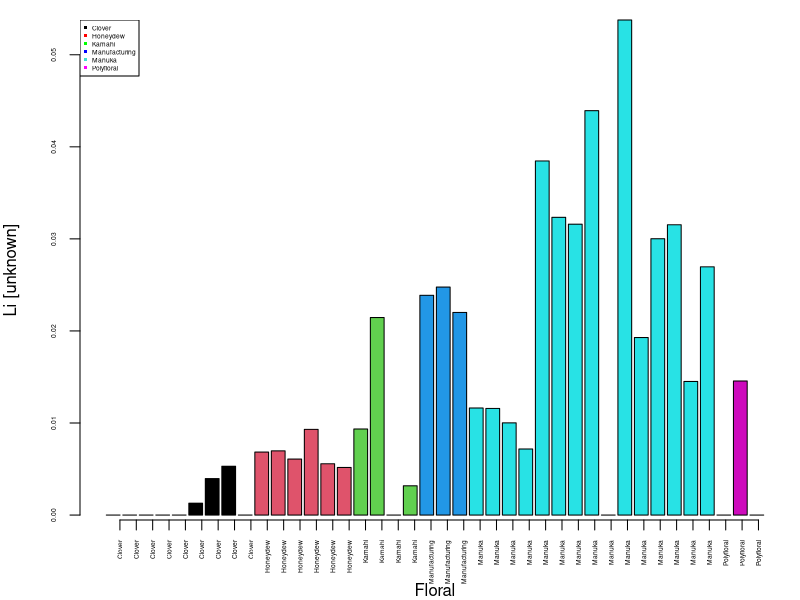
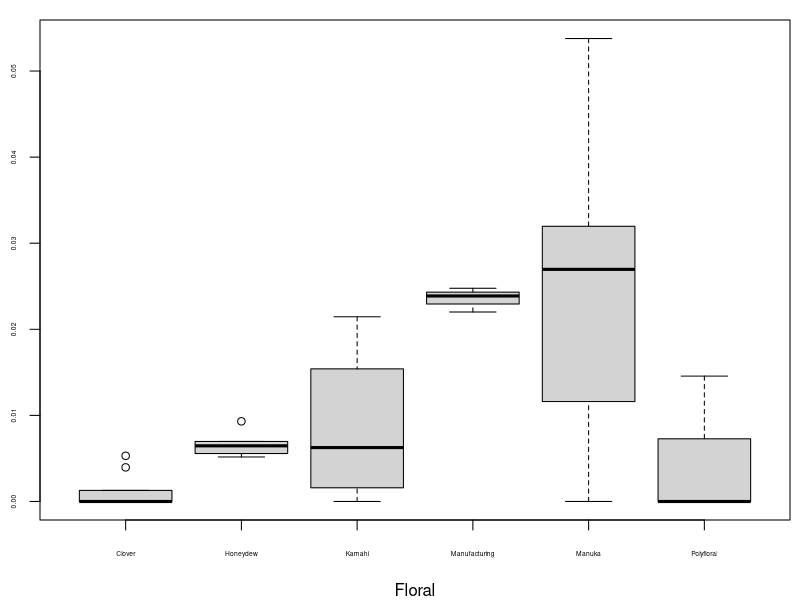
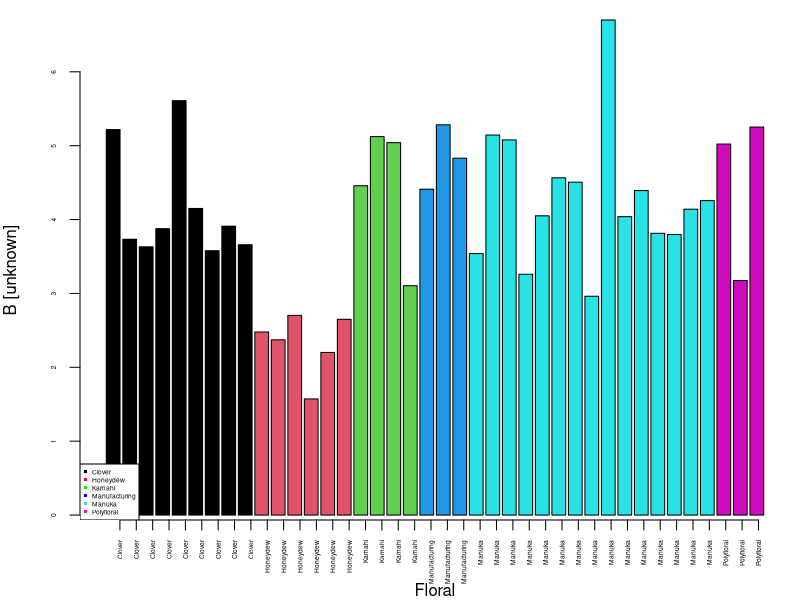
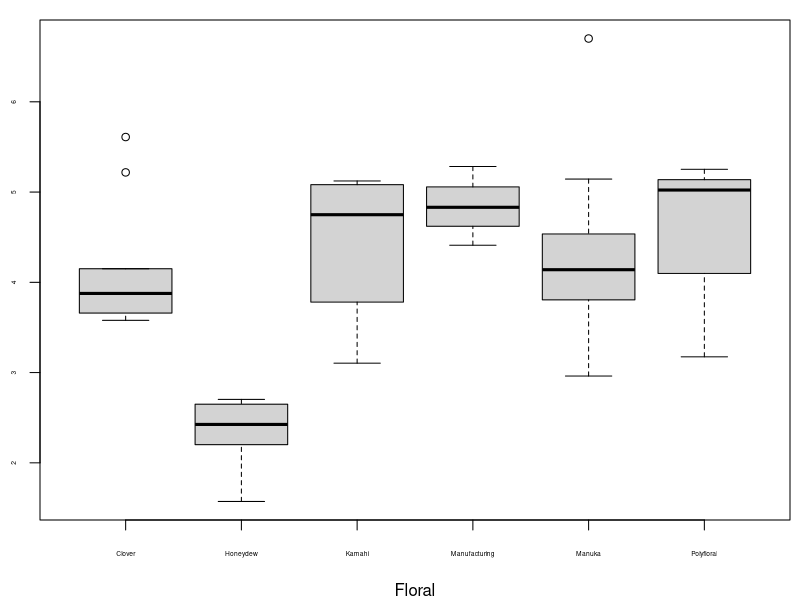
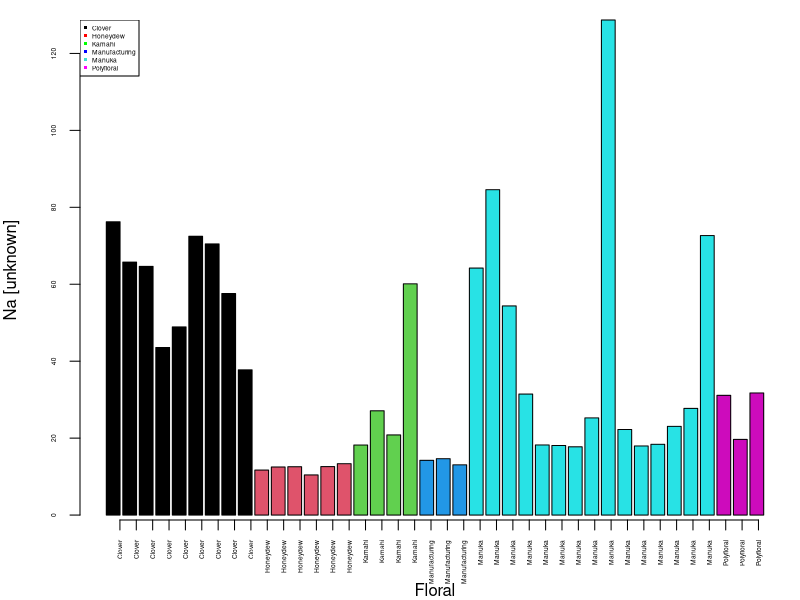
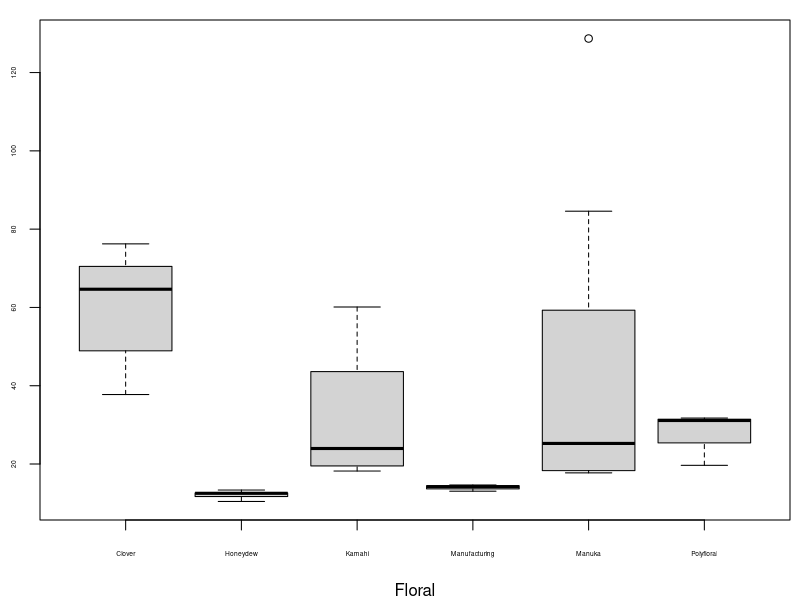
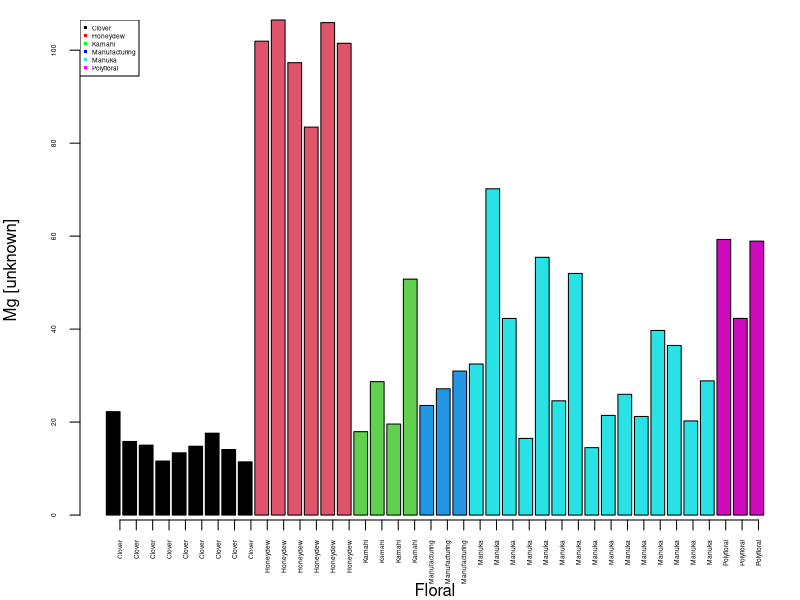
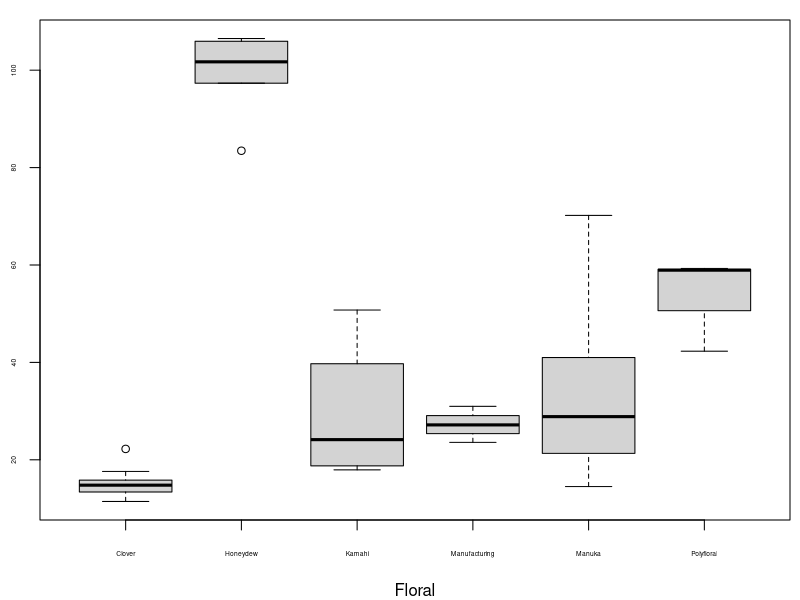

The R source for these figures, in order: (Note: this script raises an error after producing the figures.)
#########################
# Author: Demus Matheus Huang
# Course: IEA514 - Applied Environmental Forensics
# Assignment: Data Analysis Report
# Date created: 2023-06-19
#########################


#### Preparation ####

# Open Excel, modify table columns and structure

# Import the data
df0 <- read.csv('data/honey_1.csv')

# Looking at the data
head(df0)
dim(df0)
summary(df0)
View(df0)

# Sorting the data based on 'Floral' column
df0 <- df0[order(df0$Floral), ] # primary data
View(df0)

# Deletion of unnecessary columns and change of 'Floral' column name
df <- df0[, c(-1, -3:-7)] # floral data
colnames(df)[1] = "Sample"
View(df)

#### Data for HCA ####
dfHCA <- df0[order(df0$Island), ] # primary data
dfHCA$Concatenated <- paste(dfHCA$Floral, dfHCA$Island) # add new column, combine Col 2 and 4
dfHCA <- dfHCA[,c(1, 33, 2:32)]

colnames(dfHCA)[2] ="Sample" # rename new column
dfHCA <- dfHCA[, c(-1, -3:-8)] # delete non-numerical columns other than Column 2
View(dfHCA)

dfHCA$Sample <- as.factor(dfHCA$Sample) # factor column sample HCA


#### Exploratory plots ####

# Names for the x labels
samples <- c(rep('Clover',9), rep('Honeydew', 6), rep('Kamahi', 4), 
             rep('Manufacturing', 3), rep('Manuka', 15), rep('Polyfloral', 3))

# Change the column sample from being a character to a factor

df$Sample <- as.factor(df$Sample)



#### Li ####
# Bar plot
jpeg('figs/barplot_Li.jpeg', res = 300, units = 'cm', height = 8, width = 8)
par(mar = c(4,4,1,0.5))
barplot(df$Li, xaxt = 'n', cex.axis = 0.4, 
     xlab = 'Floral', 
     ylab = 'Li [unknown]',
     col = as.factor(df$Sample),
     width = c(0.84, 0.84, 0.84, 0.84, 0.84, 0.84))
axis(1, at = 1:nrow(df), labels = samples, las = 2, cex.axis = 0.4)
legend('topleft', c('Clover','Honeydew','Kamahi','Manufacturing','Manuka',
                    'Polyfloral'), pch = c(15,15,15,15,15,15),
       col = c('black','red','green','blue','turquoise','magenta'), cex = 0.4)
dev.off()


# Box plot
jpeg('figs/boxplot_Li.jpeg', res = 300, units = 'cm', height = 8, width = 8)
par(mar = c(4,2,1,0.5)) 
plot(df$Sample, df$Li, xlab = 'Floral', ylab = '', cex.axis = 0.4) # no need ylab as it is redundant
dev.off()



#### B ####
# Bar plot
jpeg('figs/barplot_B.jpeg', res = 300, units = 'cm', height = 8, width = 8)
par(mar = c(4,4,1,0.5))
barplot(df$B, xaxt = 'n', cex.axis = 0.4,
        xlab = 'Floral', 
        ylab = 'B [unknown]',
        col = as.factor(df$Sample),
        width = c(0.84, 0.84, 0.84, 0.84, 0.84, 0.84))
axis(1, at = 1:nrow(df), labels = samples, las = 2, cex.axis = 0.4)
legend('bottomleft', c('Clover','Honeydew','Kamahi','Manufacturing','Manuka',
                    'Polyfloral'), pch = c(15,15,15,15,15,15),
       col = c('black','red','green','blue','turquoise','magenta'), cex = 0.4)
dev.off()


# Box plots
jpeg('figs/boxplot_B.jpeg', res = 300, units = 'cm', height = 8, width = 8)
par(mar = c(4,2,1,0.5)) 
plot(df$Sample, df$B, xlab = 'Floral', ylab = '', cex.axis = 0.4) 
dev.off()



#### Na ####
# Bar plot
jpeg('figs/barplot_Na.jpeg', res = 300, units = 'cm', height = 8, width = 8)
par(mar = c(4,4,1,0.5))
barplot(df$Na, xaxt = 'n', cex.axis = 0.4, 
        xlab = 'Floral', 
        ylab = 'Na [unknown]',
        col = as.factor(df$Sample),
        width = c(0.84, 0.84, 0.84, 0.84, 0.84, 0.84))
axis(1, at = 1:nrow(df), labels = samples, las = 2, cex.axis = 0.4)
legend('topleft', c('Clover','Honeydew','Kamahi','Manufacturing','Manuka',
                    'Polyfloral'), pch = c(15,15,15,15,15,15),
       col = c('black','red','green','blue','turquoise','magenta'), cex = 0.4)
dev.off()


# Box plot
jpeg('figs/boxplot_Na.jpeg', res = 300, units = 'cm', height = 8, width = 8)
par(mar = c(4,2,1,0.5))
plot(df$Sample, df$Na, xlab = 'Floral', ylab = '', cex.axis = 0.4) 
dev.off()



#### Mg ####
# Bar plot
jpeg('figs/barplot_Mg.jpeg', res = 300, units = 'cm', height = 8, width = 8)
par(mar = c(4,4,1,0.5))
barplot(df$Mg, xaxt = 'n', cex.axis = 0.4,
        xlab = 'Floral', 
        ylab = 'Mg [unknown]',
        col = as.factor(df$Sample),
        width = c(0.84, 0.84, 0.84, 0.84, 0.84, 0.84))
axis(1, at = 1:nrow(df), labels = samples, las = 2, cex.axis = 0.4)
legend('topleft', c('Clover','Honeydew','Kamahi','Manufacturing','Manuka',
                       'Polyfloral'), pch = c(15,15,15,15,15,15),
       col = c('black','red','green','blue','turquoise','magenta'), cex = 0.4)
dev.off()


# Box plot
jpeg('figs/boxplot_Mg.jpeg', res = 300, units = 'cm', height = 8, width = 8)
par(mar = c(4,2,1,0.5)) 
plot(df$Sample, df$Mg, xlab = 'Floral', ylab = '', cex.axis = 0.4) 
dev.off()



#### Al ####
# Bar plot
jpeg('figs/barplot_Al.jpeg', res = 300, units = 'cm', height = 8, width = 8)
par(mar = c(4,4,1,0.5))
barplot(df$Al, xaxt = 'n', cex.axis = 0.4,
        xlab = 'Floral', 
        ylab = 'Al [unknown]',
        col = as.factor(df$Sample),
        width = c(0.84, 0.84, 0.84, 0.84, 0.84, 0.84))
axis(1, at = 1:nrow(df), labels = samples, las = 2, cex.axis = 0.4)
legend('topleft', c('Clover','Honeydew','Kamahi','Manufacturing','Manuka',
                    'Polyfloral'), pch = c(15,15,15,15,15,15),
       col = c('black','red','green','blue','turquoise','magenta'), cex = 0.4)
dev.off()


# Box plot
jpeg('figs/boxplot_Al.jpeg', res = 300, units = 'cm', height = 8, width = 8)
par(mar = c(4,2,1,0.5)) 
plot(df$Sample, df$Al, xlab = 'Floral', ylab = '', cex.axis = 0.4) 
dev.off()



#### K ####
# Bar plot
jpeg('figs/barplot_K.jpeg', res = 300, units = 'cm', height = 8, width = 8)
par(mar = c(4,4,1,0.5))
barplot(df$K, xaxt = 'n', cex.axis = 0.4,
        xlab = 'Floral', 
        ylab = 'K [unknown]',
        col = as.factor(df$Sample),
        width = c(0.84, 0.84, 0.84, 0.84, 0.84, 0.84))
axis(1, at = 1:nrow(df), labels = samples, las = 2, cex.axis = 0.4)
legend('topleft', c('Clover','Honeydew','Kamahi','Manufacturing','Manuka',
                    'Polyfloral'), pch = c(15,15,15,15,15,15),
       col = c('black','red','green','blue','turquoise','magenta'), cex = 0.4)
dev.off()


# Box plot
jpeg('figs/boxplot_K.jpeg', res = 300, units = 'cm', height = 8, width = 8)
par(mar = c(4,2,1,0.5)) 
plot(df$Sample, df$K, xlab = 'Floral', ylab = '', cex.axis = 0.4) 
dev.off()



#### Ca ####
# Bar plot
jpeg('figs/barplot_Ca.jpeg', res = 300, units = 'cm', height = 8, width = 8)
par(mar = c(4,4,1,0.5))
barplot(df$Ca, xaxt = 'n', cex.axis = 0.4,
        xlab = 'Floral', 
        ylab = 'Ca [unknown]',
        col = as.factor(df$Sample),
        width = c(0.84, 0.84, 0.84, 0.84, 0.84, 0.84))
axis(1, at = 1:nrow(df), labels = samples, las = 2, cex.axis = 0.4)
legend('topleft', c('Clover','Honeydew','Kamahi','Manufacturing','Manuka',
                    'Polyfloral'), pch = c(15,15,15,15,15,15),
       col = c('black','red','green','blue','turquoise','magenta'), cex = 0.4)
dev.off()


# Box plot
jpeg('figs/boxplot_Ca.jpeg', res = 300, units = 'cm', height = 8, width = 8)
par(mar = c(4,2,1,0.5)) 
plot(df$Sample, df$Ca, xlab = 'Floral', ylab = '', cex.axis = 0.4) 
dev.off()



#### V ####
# Bar plot
jpeg('figs/barplot_V.jpeg', res = 300, units = 'cm', height = 8, width = 8)
par(mar = c(4,4,1,0.5))
barplot(df$V, xaxt = 'n', cex.axis = 0.4,
        xlab = 'Floral', 
        ylab = 'V [unknown]',
        col = as.factor(df$Sample),
        width = c(0.84, 0.84, 0.84, 0.84, 0.84, 0.84))
axis(1, at = 1:nrow(df), labels = samples, las = 2, cex.axis = 0.4)
legend('topleft', c('Clover','Honeydew','Kamahi','Manufacturing','Manuka',
                    'Polyfloral'), pch = c(15,15,15,15,15,15),
       col = c('black','red','green','blue','turquoise','magenta'), cex = 0.4)
dev.off()


# Box plot
jpeg('figs/boxplot_V.jpeg', res = 300, units = 'cm', height = 8, width = 8)
par(mar = c(4,2,1,0.5)) 
plot(df$Sample, df$V, xlab = 'Floral', ylab = '', cex.axis = 0.4) 
dev.off()



#### Cr ####
# Bar plot
jpeg('figs/barplot_Cr.jpeg', res = 300, units = 'cm', height = 8, width = 8)
par(mar = c(4,4,1,0.5))
barplot(df$Cr, xaxt = 'n', cex.axis = 0.4,
        xlab = 'Floral', 
        ylab = 'Cr [unknown]',
        col = as.factor(df$Sample),
        width = c(0.84, 0.84, 0.84, 0.84, 0.84, 0.84))
axis(1, at = 1:nrow(df), labels = samples, las = 2, cex.axis = 0.4)
legend('topleft', c('Clover','Honeydew','Kamahi','Manufacturing','Manuka',
                    'Polyfloral'), pch = c(15,15,15,15,15,15),
       col = c('black','red','green','blue','turquoise','magenta'), cex = 0.4)
dev.off()


# Box plot
jpeg('figs/boxplot_Cr.jpeg', res = 300, units = 'cm', height = 8, width = 8)
par(mar = c(4,2,1,0.5)) 
plot(df$Sample, df$Cr, xlab = 'Floral', ylab = '', cex.axis = 0.4) 
dev.off()



#### Mn ####
# Bar plot
jpeg('figs/barplot_Mn.jpeg', res = 300, units = 'cm', height = 8, width = 8)
par(mar = c(4,4,1,0.5))
barplot(df$Mn, xaxt = 'n', cex.axis = 0.4,
        xlab = 'Floral', 
        ylab = 'Mn [unknown]',
        col = as.factor(df$Sample),
        width = c(0.84, 0.84, 0.84, 0.84, 0.84, 0.84))
axis(1, at = 1:nrow(df), labels = samples, las = 2, cex.axis = 0.4)
legend('topleft', c('Clover','Honeydew','Kamahi','Manufacturing','Manuka',
                    'Polyfloral'), pch = c(15,15,15,15,15,15),
       col = c('black','red','green','blue','turquoise','magenta'), cex = 0.4)
dev.off()


# Box plot
jpeg('figs/boxplot_Mn.jpeg', res = 300, units = 'cm', height = 8, width = 8)
par(mar = c(4,2,1,0.5)) 
plot(df$Sample, df$Mn, xlab = 'Floral', ylab = '', cex.axis = 0.4) 
dev.off()



#### Fe ####
# Bar plot
jpeg('figs/barplot_Fe.jpeg', res = 300, units = 'cm', height = 8, width = 8)
par(mar = c(4,4,1,0.5))
barplot(df$Fe, xaxt = 'n', cex.axis = 0.4,
        xlab = 'Floral', 
        ylab = 'Fe [unknown]',
        col = as.factor(df$Sample),
        width = c(0.84, 0.84, 0.84, 0.84, 0.84, 0.84))
axis(1, at = 1:nrow(df), labels = samples, las = 2, cex.axis = 0.4)
legend('topleft', c('Clover','Honeydew','Kamahi','Manufacturing','Manuka',
                    'Polyfloral'), pch = c(15,15,15,15,15,15),
       col = c('black','red','green','blue','turquoise','magenta'), cex = 0.4)
dev.off()


# Box plot
jpeg('figs/boxplot_Fe.jpeg', res = 300, units = 'cm', height = 8, width = 8)
par(mar = c(4,2,1,0.5)) 
plot(df$Sample, df$Fe, xlab = 'Floral', ylab = '', cex.axis = 0.4) 
dev.off()



#### Co ####
# Bar plot
jpeg('figs/barplot_Co.jpeg', res = 300, units = 'cm', height = 8, width = 8)
par(mar = c(4,4,1,0.5))
barplot(df$Co, xaxt = 'n', cex.axis = 0.4,
        xlab = 'Floral', 
        ylab = 'Co [unknown]',
        col = as.factor(df$Sample),
        width = c(0.84, 0.84, 0.84, 0.84, 0.84, 0.84))
axis(1, at = 1:nrow(df), labels = samples, las = 2, cex.axis = 0.4)
legend('topleft', c('Clover','Honeydew','Kamahi','Manufacturing','Manuka',
                    'Polyfloral'), pch = c(15,15,15,15,15,15),
       col = c('black','red','green','blue','turquoise','magenta'), cex = 0.4)
dev.off()


# Box plot
jpeg('figs/boxplot_Co.jpeg', res = 300, units = 'cm', height = 8, width = 8)
par(mar = c(4,2,1,0.5)) 
plot(df$Sample, df$Co, xlab = 'Floral', ylab = '', cex.axis = 0.4) 
dev.off()



#### Ni ####
# Bar plot
jpeg('figs/barplot_Ni.jpeg', res = 300, units = 'cm', height = 8, width = 8)
par(mar = c(4,4,1,0.5))
barplot(df$Ni, xaxt = 'n', cex.axis = 0.4,
        xlab = 'Floral', 
        ylab = 'Ni [unknown]',
        col = as.factor(df$Sample),
        width = c(0.84, 0.84, 0.84, 0.84, 0.84, 0.84))
axis(1, at = 1:nrow(df), labels = samples, las = 2, cex.axis = 0.4)
legend('topleft', c('Clover','Honeydew','Kamahi','Manufacturing','Manuka',
                    'Polyfloral'), pch = c(15,15,15,15,15,15),
       col = c('black','red','green','blue','turquoise','magenta'), cex = 0.4)
dev.off()


# Box plot
jpeg('figs/boxplot_Ni.jpeg', res = 300, units = 'cm', height = 8, width = 8)
par(mar = c(4,2,1,0.5)) 
plot(df$Sample, df$Ni, xlab = 'Floral', ylab = '', cex.axis = 0.4) 
dev.off()



#### Cu ####
# Bar plot
jpeg('figs/barplot_Cu.jpeg', res = 300, units = 'cm', height = 8, width = 8)
par(mar = c(4,4,1,0.5))
barplot(df$Cu, xaxt = 'n', cex.axis = 0.4,
        xlab = 'Floral', 
        ylab = 'Cu [unknown]',
        col = as.factor(df$Sample),
        width = c(0.84, 0.84, 0.84, 0.84, 0.84, 0.84))
axis(1, at = 1:nrow(df), labels = samples, las = 2, cex.axis = 0.4)
legend('topleft', c('Clover','Honeydew','Kamahi','Manufacturing','Manuka',
                    'Polyfloral'), pch = c(15,15,15,15,15,15),
       col = c('black','red','green','blue','turquoise','magenta'), cex = 0.4)
dev.off()


# Box plot
jpeg('figs/boxplot_Cu.jpeg', res = 300, units = 'cm', height = 8, width = 8)
par(mar = c(4,2,1,0.5)) 
plot(df$Sample, df$Cu, xlab = 'Floral', ylab = '', cex.axis = 0.4) 
dev.off()



#### Zn ####
# Bar plot
jpeg('figs/barplot_Zn.jpeg', res = 300, units = 'cm', height = 8, width = 8)
par(mar = c(4,4,1,0.5))
barplot(df$Zn, xaxt = 'n', cex.axis = 0.4,
        xlab = 'Floral', 
        ylab = 'Zn [unknown]',
        col = as.factor(df$Sample),
        width = c(0.84, 0.84, 0.84, 0.84, 0.84, 0.84))
axis(1, at = 1:nrow(df), labels = samples, las = 2, cex.axis = 0.4)
legend('topleft', c('Clover','Honeydew','Kamahi','Manufacturing','Manuka',
                    'Polyfloral'), pch = c(15,15,15,15,15,15),
       col = c('black','red','green','blue','turquoise','magenta'), cex = 0.4)
dev.off()


# Box plot
jpeg('figs/boxplot_Zn.jpeg', res = 300, units = 'cm', height = 8, width = 8)
par(mar = c(4,2,1,0.5)) 
plot(df$Sample, df$Zn, xlab = 'Floral', ylab = '', cex.axis = 0.4) 
dev.off()



#### Ga ####
# Bar plot
jpeg('figs/barplot_Ga.jpeg', res = 300, units = 'cm', height = 8, width = 8)
par(mar = c(4,4,1,0.5))
barplot(df$Ga, xaxt = 'n', cex.axis = 0.4,
        xlab = 'Floral', 
        ylab = 'Ga [unknown]',
        col = as.factor(df$Sample),
        width = c(0.84, 0.84, 0.84, 0.84, 0.84, 0.84))
axis(1, at = 1:nrow(df), labels = samples, las = 2, cex.axis = 0.4)
legend('topleft', c('Clover','Honeydew','Kamahi','Manufacturing','Manuka',
                    'Polyfloral'), pch = c(15,15,15,15,15,15),
       col = c('black','red','green','blue','turquoise','magenta'), cex = 0.4)
dev.off()


# Box plot
jpeg('figs/boxplot_Ga.jpeg', res = 300, units = 'cm', height = 8, width = 8)
par(mar = c(4,2,1,0.5)) 
plot(df$Sample, df$Ga, xlab = 'Floral', ylab = '', cex.axis = 0.4) 
dev.off()



#### Rb ####
# Bar plot
jpeg('figs/barplot_Rb.jpeg', res = 300, units = 'cm', height = 8, width = 8)
par(mar = c(4,4,1,0.5))
barplot(df$Rb, xaxt = 'n', cex.axis = 0.4,
        xlab = 'Floral', 
        ylab = 'Rb [unknown]',
        col = as.factor(df$Sample),
        width = c(0.84, 0.84, 0.84, 0.84, 0.84, 0.84))
axis(1, at = 1:nrow(df), labels = samples, las = 2, cex.axis = 0.4)
legend('topleft', c('Clover','Honeydew','Kamahi','Manufacturing','Manuka',
                    'Polyfloral'), pch = c(15,15,15,15,15,15),
       col = c('black','red','green','blue','turquoise','magenta'), cex = 0.4)
dev.off()


# Box plot
jpeg('figs/boxplot_Rb.jpeg', res = 300, units = 'cm', height = 8, width = 8)
par(mar = c(4,2,1,0.5)) 
plot(df$Sample, df$Rb, xlab = 'Floral', ylab = '', cex.axis = 0.4) 
dev.off()



#### Sr ####
# Bar plot
jpeg('figs/barplot_Sr.jpeg', res = 300, units = 'cm', height = 8, width = 8)
par(mar = c(4,4,1,0.5))
barplot(df$Sr, xaxt = 'n', cex.axis = 0.4,
        xlab = 'Floral', 
        ylab = 'Sr [unknown]',
        col = as.factor(df$Sample),
        width = c(0.84, 0.84, 0.84, 0.84, 0.84, 0.84))
axis(1, at = 1:nrow(df), labels = samples, las = 2, cex.axis = 0.4)
legend('topleft', c('Clover','Honeydew','Kamahi','Manufacturing','Manuka',
                    'Polyfloral'), pch = c(15,15,15,15,15,15),
       col = c('black','red','green','blue','turquoise','magenta'), cex = 0.4)
dev.off()


# Box plot
jpeg('figs/boxplot_Sr.jpeg', res = 300, units = 'cm', height = 8, width = 8)
par(mar = c(4,2,1,0.5)) 
plot(df$Sample, df$Sr, xlab = 'Floral', ylab = '', cex.axis = 0.4) 
dev.off()



#### Ag ####
# Bar plot
jpeg('figs/barplot_Ag.jpeg', res = 300, units = 'cm', height = 8, width = 8)
par(mar = c(4,4,1,0.5))
barplot(df$Ag, xaxt = 'n', cex.axis = 0.4,
        xlab = 'Floral', 
        ylab = 'Ag [unknown]',
        col = as.factor(df$Sample),
        width = c(0.84, 0.84, 0.84, 0.84, 0.84, 0.84))
axis(1, at = 1:nrow(df), labels = samples, las = 2, cex.axis = 0.4)
legend('topleft', c('Clover','Honeydew','Kamahi','Manufacturing','Manuka',
                    'Polyfloral'), pch = c(15,15,15,15,15,15),
       col = c('black','red','green','blue','turquoise','magenta'), cex = 0.4)
dev.off()


# Box plot
jpeg('figs/boxplot_Ag.jpeg', res = 300, units = 'cm', height = 8, width = 8)
par(mar = c(4,2,1,0.5)) 
plot(df$Sample, df$Ag, xlab = 'Floral', ylab = '', cex.axis = 0.4) 
dev.off()



#### Cs ####
# Bar plot
jpeg('figs/barplot_Cs.jpeg', res = 300, units = 'cm', height = 8, width = 8)
par(mar = c(4,4,1,0.5))
barplot(df$Cs, xaxt = 'n', cex.axis = 0.4,
        xlab = 'Floral', 
        ylab = 'Cs [unknown]',
        col = as.factor(df$Sample),
        width = c(0.84, 0.84, 0.84, 0.84, 0.84, 0.84))
axis(1, at = 1:nrow(df), labels = samples, las = 2, cex.axis = 0.4)
legend('topleft', c('Clover','Honeydew','Kamahi','Manufacturing','Manuka',
                    'Polyfloral'), pch = c(15,15,15,15,15,15),
       col = c('black','red','green','blue','turquoise','magenta'), cex = 0.4)
dev.off()


# Box plot
jpeg('figs/boxplot_Cs.jpeg', res = 300, units = 'cm', height = 8, width = 8)
par(mar = c(4,2,1,0.5)) 
plot(df$Sample, df$Cs, xlab = 'Floral', ylab = '', cex.axis = 0.4) 
dev.off()



#### Ba ####
# Bar plot
jpeg('figs/barplot_Ba.jpeg', res = 300, units = 'cm', height = 8, width = 8)
par(mar = c(4,4,1,0.5))
barplot(df$Ba, xaxt = 'n', cex.axis = 0.4,
        xlab = 'Floral', 
        ylab = 'Ba [unknown]',
        col = as.factor(df$Sample),
        width = c(0.84, 0.84, 0.84, 0.84, 0.84, 0.84))
axis(1, at = 1:nrow(df), labels = samples, las = 2, cex.axis = 0.4)
legend('topleft', c('Clover','Honeydew','Kamahi','Manufacturing','Manuka',
                    'Polyfloral'), pch = c(15,15,15,15,15,15),
       col = c('black','red','green','blue','turquoise','magenta'), cex = 0.4)
dev.off()


# Box plot
jpeg('figs/boxplot_Ba.jpeg', res = 300, units = 'cm', height = 8, width = 8)
par(mar = c(4,2,1,0.5)) 
plot(df$Sample, df$Ba, xlab = 'Floral', ylab = '', cex.axis = 0.4) 
dev.off()


#### La ####
# Bar plot
jpeg('figs/barplot_La.jpeg', res = 300, units = 'cm', height = 8, width = 8)
par(mar = c(4,4,1,0.5))
barplot(df$La, xaxt = 'n', cex.axis = 0.4,
        xlab = 'Floral', 
        ylab = 'La [unknown]',
        col = as.factor(df$Sample),
        width = c(0.84, 0.84, 0.84, 0.84, 0.84, 0.84))
axis(1, at = 1:nrow(df), labels = samples, las = 2, cex.axis = 0.4)
legend('topleft', c('Clover','Honeydew','Kamahi','Manufacturing','Manuka',
                    'Polyfloral'), pch = c(15,15,15,15,15,15),
       col = c('black','red','green','blue','turquoise','magenta'), cex = 0.4)
dev.off()


# Box plot
jpeg('figs/boxplot_La.jpeg', res = 300, units = 'cm', height = 8, width = 8)
par(mar = c(4,2,1,0.5)) 
plot(df$Sample, df$La, xlab = 'Floral', ylab = '', cex.axis = 0.4) 
dev.off()


#### Ce ####
# Bar plot
jpeg('figs/barplot_Ce.jpeg', res = 300, units = 'cm', height = 8, width = 8)
par(mar = c(4,4,1,0.5))
barplot(df$Ce, xaxt = 'n', cex.axis = 0.4,
        xlab = 'Floral', 
        ylab = 'Ce [unknown]',
        col = as.factor(df$Sample),
        width = c(0.84, 0.84, 0.84, 0.84, 0.84, 0.84))
axis(1, at = 1:nrow(df), labels = samples, las = 2, cex.axis = 0.4)
legend('topleft', c('Clover','Honeydew','Kamahi','Manufacturing','Manuka',
                    'Polyfloral'), pch = c(15,15,15,15,15,15),
       col = c('black','red','green','blue','turquoise','magenta'), cex = 0.4)
dev.off()


# Box plot
jpeg('figs/boxplot_Ce.jpeg', res = 300, units = 'cm', height = 8, width = 8)
par(mar = c(4,2,1,0.5)) 
plot(df$Sample, df$Ce, xlab = 'Floral', ylab = '', cex.axis = 0.4) 
dev.off()


#### Pb ####
# Bar plot
jpeg('figs/barplot_Pb.jpeg', res = 300, units = 'cm', height = 8, width = 8)
par(mar = c(4,4,1,0.5))
barplot(df$Pb, xaxt = 'n', cex.axis = 0.4,
        xlab = 'Floral', 
        ylab = 'Pb [unknown]',
        col = as.factor(df$Sample),
        width = c(0.84, 0.84, 0.84, 0.84, 0.84, 0.84))
axis(1, at = 1:nrow(df), labels = samples, las = 2, cex.axis = 0.4)
legend('topleft', c('Clover','Honeydew','Kamahi','Manufacturing','Manuka',
                    'Polyfloral'), pch = c(15,15,15,15,15,15),
       col = c('black','red','green','blue','turquoise','magenta'), cex = 0.4)
dev.off()


# Box plot
jpeg('figs/boxplot_Pb.jpeg', res = 300, units = 'cm', height = 8, width = 8)
par(mar = c(4,2,1,0.5)) 
plot(df$Sample, df$Pb, xlab = 'Floral', ylab = '', cex.axis = 0.4) 
dev.off()


#### Rb.Sr ####
# Bar plot
jpeg('figs/barplot_Rb.Sr.jpeg', res = 300, units = 'cm', height = 8, width = 8)
par(mar = c(4,4,1,0.5))
barplot(df$Rb.Sr, xaxt = 'n', cex.axis = 0.4,
        xlab = 'Floral', 
        ylab = 'Rb.Sr [unknown]',
        col = as.factor(df$Sample),
        width = c(0.84, 0.84, 0.84, 0.84, 0.84, 0.84))
axis(1, at = 1:nrow(df), labels = samples, las = 2, cex.axis = 0.4)
legend('topleft', c('Clover','Honeydew','Kamahi','Manufacturing','Manuka',
                    'Polyfloral'), pch = c(15,15,15,15,15,15),
       col = c('black','red','green','blue','turquoise','magenta'), cex = 0.4)
dev.off()


# Box plot
jpeg('figs/boxplot_Rb.Sr.jpeg', res = 300, units = 'cm', height = 8, width = 8)
par(mar = c(4,2,1,0.5)) 
plot(df$Sample, df$Rb.Sr, xlab = 'Floral', ylab = '', cex.axis = 0.4) 
dev.off()



#### ANOVA for Li ####
df_aov_Li <- df[,c(1,2)]
result_Li <- aov(Li ~ Sample, data = df_aov_Li)
summary(result_Li)

#### ANOVA for B ####
df_aov_B <- df[,c(1,3)]
result_B <- aov(B ~ Sample, data = df_aov_B)
summary(result_B)

#### ANOVA for Na ####
df_aov_Na <- df[,c(1,4)]
result_Na <- aov(Na ~ Sample, data = df_aov_Na)
summary(result_Na)

#### ANOVA for Mg ####
df_aov_Mg <- df[,c(1,5)]
result_Mg <- aov(Mg ~ Sample, data = df_aov_Mg)
summary(result_Mg)

#### ANOVA for Al ####
df_aov_Al <- df[,c(1,6)]
result_Al <- aov(Al ~ Sample, data = df_aov_Al)
summary(result_Al)

#### ANOVA for K ####
df_aov_K <- df[,c(1,7)]
result_K <- aov(K ~ Sample, data = df_aov_K)
summary(result_K)

#### ANOVA for Ca ####
df_aov_Ca <- df[,c(1,8)]
result_Ca <- aov(Ca ~ Sample, data = df_aov_Ca)
summary(result_Ca)

#### ANOVA for V ####
df_aov_V <- df[,c(1,9)]
result_V <- aov(V ~ Sample, data = df_aov_V)
summary(result_V)

#### ANOVA for Cr ####
df_aov_Cr <- df[,c(1,10)]
result_Cr <- aov(Cr ~ Sample, data = df_aov_Cr)
summary(result_Cr)

#### ANOVA for Mn ####
df_aov_Mn <- df[,c(1,11)]
result_Mn <- aov(Mn ~ Sample, data = df_aov_Mn)
summary(result_Mn)

#### ANOVA for Fe ####
df_aov_Fe <- df[,c(1,12)]
result_Fe <- aov(Fe ~ Sample, data = df_aov_Fe)
summary(result_Fe)

#### ANOVA for Co ####
df_aov_Co <- df[,c(1,13)]
result_Co <- aov(Co ~ Sample, data = df_aov_Co)
summary(result_Co)

#### ANOVA for Ni ####
df_aov_Ni <- df[,c(1,14)]
result_Ni <- aov(Ni ~ Sample, data = df_aov_Ni)
summary(result_Ni)

#### ANOVA for Cu ####
df_aov_Cu <- df[,c(1,15)]
result_Cu <- aov(Cu ~ Sample, data = df_aov_Cu)
summary(result_Cu)

#### ANOVA for Zn ####
df_aov_Zn <- df[,c(1,16)]
result_Zn <- aov(Zn ~ Sample, data = df_aov_Zn)
summary(result_Zn)

#### ANOVA for Ga ####
df_aov_Ga <- df[,c(1,17)]
result_Ga <- aov(Ga ~ Sample, data = df_aov_Ga)
summary(result_Ga)

#### ANOVA for Rb ####
df_aov_Rb <- df[,c(1,18)]
result_Rb <- aov(Rb ~ Sample, data = df_aov_Rb)
summary(result_Rb)

#### ANOVA for Sr ####
df_aov_Sr <- df[,c(1,19)]
result_Sr <- aov(Sr ~ Sample, data = df_aov_Sr)
summary(result_Sr)

#### ANOVA for Ag ####
df_aov_Ag <- df[,c(1,20)]
result_Ag <- aov(Ag ~ Sample, data = df_aov_Ag)
summary(result_Ag)

#### ANOVA for Cs ####
df_aov_Cs <- df[,c(1,21)]
result_Cs <- aov(Cs ~ Sample, data = df_aov_Cs)
summary(result_Cs)

#### ANOVA for Ba ####
df_aov_Ba <- df[,c(1,22)]
result_Ba <- aov(Ba ~ Sample, data = df_aov_Ba)
summary(result_Ba)

#### ANOVA for La ####
df_aov_La <- df[,c(1,23)]
result_La <- aov(La ~ Sample, data = df_aov_La)
summary(result_La)

#### ANOVA for Ce ####
df_aov_Ce <- df[,c(1,24)]
result_Ce <- aov(Ce ~ Sample, data = df_aov_Ce)
summary(result_Ce)

#### ANOVA for Pb ####
df_aov_Pb <- df[,c(1,25)]
result_Pb <- aov(Pb ~ Sample, data = df_aov_Pb)
summary(result_Pb)

#### ANOVA for Rb.Sr ####
df_aov_Rb.Sr <- df[,c(1,26)]
result_Rb.Sr <- aov(Rb.Sr ~ Sample, data = df_aov_Rb.Sr)
summary(result_Rb.Sr)



#### Cluster analysis ####
# Prepare the data for cluster analysis
dfHCA_temp <- dfHCA[,-1] # Remove the first column to discard the non-numeric column
dfHCA_temp <- data.matrix(dfHCA_temp) # Change to matrix format for heatmap analysis
row.names(dfHCA_temp) <- paste0(as.character(dfHCA[,1]), 1:nrow(dfHCA)) # Add the locations to the plot

jpeg('figs/heatmap_honey_1.jpeg', res = 300, units = 'cm', height = 16, width = 20)
par(mar = c(2,2,2,2))
heatmap(dfHCA_temp)
dev.off()


## Cluster analysis using the complete method
# Linkage method is complete
jpeg('figs/hc_complete_honey_1.jpeg', res = 300, units = 'cm', height = 8, width = 8)
par(mar = c(2,2,2,2))
hc <- hclust(dist(dfHCA_temp), 
             method = 'complete')
plot(hc, labels = dfHCA$Sample, main = 'Complete', hang = -1, cex = 0.3)
dev.off()


# Linkage method is average
jpeg('figs/hc_average_honey_1.jpeg', res = 300, units = 'cm', height = 8, width = 8)
par(mar = c(2,2,2,2))
hc <- hclust(dist(dfHCA_temp), 
             method = 'average')
plot(hc, labels = dfHCA$Sample, main = 'Average', hang = -1, cex = 0.3)
dev.off()


plot(hc, labels = df$HCASample, cex = 0.5)

#Optional: K-means clustering
#k_means <- kmeans(df_temp, 3, nstart = 20)
#k_means
#table(k_means$cluster, df$Sample)

#### PCA ####
#install.packages('car') # Only one time install
library(car) # load the package

honey_1.pca <- prcomp(df[,-1], # Remove the first column
                  center = TRUE, # Center the data, similar to scaling
                  scale. = TRUE) # Need to be scaled because of magnitude diff.

jpeg('figs/biplot_honey_1.jpeg', res = 300, units = 'cm', height = 16, width = 16)
par(mar = c(4,4,1,1))
plot(honey_1.pca$x[,1:2], # Plot only the first and second PCs
     pch = 20,        # The marker 
     col = df$Sample, # The color
     xlim = c(-5,10), ylim = c(-5,6)) # The limits of the axes
dataEllipse(honey_1.pca$x[,1],  # PC1
            honey_1.pca$x[,2],  # PC2
            groups = df$Sample, # Groups
            lwd = 1,            # line width
            group.labels = c('Clover','Honeydew','Kamahi','Manufacturing','Manuka',
                             'Polyfloral'), 
            plot.points = FALSE, # Do not want to redraw points on top of old points
            levels = 0.5,      # 50% confidence level, similar to what is set in ggbiplot
            add = TRUE,
            fill=TRUE, 
            fill.alpha = 0.02,
            col = c('black','red','green','blue','turquoise','magenta'))

legend('bottomright', c('Clover','Honeydew','Kamahi','Manufacturing','Manuka',
                        'Polyfloral'), pch = c(20,20,20,20,20,20),
       col = c('black','red','green','blue','turquoise','magenta'))
dev.off()




